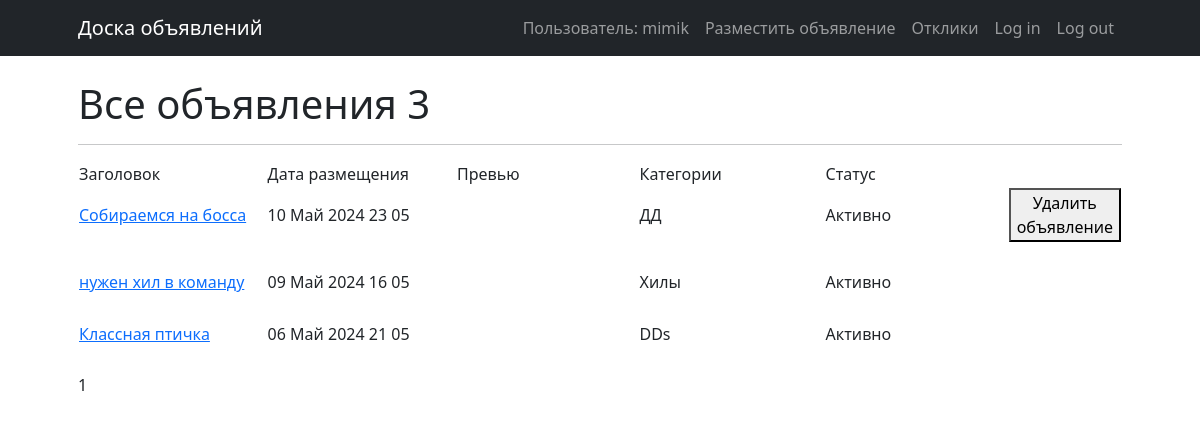
Screenshot of / (signed in) with the database file from the repository.
### MMORPG_board/subaccount_system/models.py (models this page shows)
class User(AbstractUser):
    send_news = models.BooleanField(default=False)
    authorized = models.BooleanField(default=False)

### MMORPG_board/board/models.py (models this page shows)
class Announcement(models.Model):
    CATEGORIES = [
        ('Танки', 'Танки'),
        ('Хилы', 'Хилы'),
        ('ДД', 'ДД'),
        ('Торговцы', 'Торговцы'),
        ('Гилдмастеры', 'Гилдмастеры'),
        ('Квестгиверы', 'Квестгиверы'),
        ('Кузнецы', 'Кузнецы'),
        ('Кожевники', 'Кожевники'),
        ('Зельевары', 'Зельевары'),
        ('Мастера заклинаний', 'Мастера заклинаний'),
    ]
    author = models.ForeignKey('subaccount_system.User', on_delete=models.CASCADE)
    title = models.CharField(max_length=120)
    text = tinymce_models.HTMLField()
    date_created = models.DateTimeField(auto_now_add=True)
    date_edit = models.DateTimeField(auto_now_add=True)
    category = models.CharField(max_length=30, choices=CATEGORIES)
    active = models.BooleanField(default=True)

### MMORPG_board/board/views.py (the view, shortened to what this page needs)
# urls.py: path('', cache_page(0)(AnnouncementsList.as_view()), name='board'),
class AnnouncementsList(ListView):
    model = Announcement
    ordering = '-date_created'
    template_name = 'board_app/board.html'
    context_object_name = 'announcements'
    paginate_by = 10

### MMORPG_board/templates/board_app/board.html (shortened to what this page needs)
{% extends 'default.html' %}
{% block content %}
    <h1>Все объявления {{ announcements|length }}</h1>
    <hr>
    {% if announcements %}
        <table>
            <colgroup>
                <col width="20%">
                <col width="20%">
                <col width="20%">
                <col width="20%">
                <col width="20%">
            </colgroup>
            <tr>
                <td>Заголовок</td>
                <td>Дата размещения</td>
                <td>Превью</td>
                <td>Категории</td>
                <td>Статус</td>
            </tr>
            {% for announcement in announcements %}
                <tr>
                    <td><a href="{% url 'announcement' announcement.id %}">{{ announcement.title }}</a></td>
                    <td>{{ announcement.date_created|date:'d M Y H m' }}</td>
                    <td>{{ announcement.text|truncatewords:20|safe }}</td>
                    <td>{{ announcement.category }}</td>
                    {% if announcement.active %}
                        <td>Активно</td>
                    {% else %}
                        <td>Неактивно</td>
                    {% endif %}
                    {% if announcement.author.id == user.id %}
                        <td>
                            <form method="post">
                                <button type="submit" name="action" value="delete">Удалить объявление</button>
                            </form>
                        </td>
                    {% endif %}
                </tr>
                <tr>
                    <td><br></td>
                </tr>
            {% endfor %}
        </table>
    {% else %}
        <h2>Объявлений нет!</h2>
    {% endif %}
   {{ page_obj.number }}
{% endblock content %}

### MMORPG_board/templates/default.html (shortened to what this page needs)
<!DOCTYPE html>
<html lang="ru">
    <head>
        {% load static %}
        <link href="{% static 'css/styles.css' %}" rel="stylesheet" />
    </head>
    <body>
        <nav class="navbar navbar-expand-lg navbar-dark bg-dark">
            <div class="container px-lg-5">
                <a class="navbar-brand" href="{% url 'board' %}">Доска объявлений</a>
                <div class="collapse navbar-collapse" id="navbarSupportedContent">
                    <ul class="navbar-nav ms-auto mb-2 mb-lg-0">
                        {% if user.username %}
                            <li>
                                <span class="nav-link">Пользователь: {{ user.username }}</span>
                            </li>
                        {% endif %}
                        {% if perms.board.add_announcement %}
                            <li class="nav-item active">
                               <a class="nav-link" href="{% url 'create_announcement' %}">Разместить объявление</a>
                            </li>
                        {% endif %}
                        {% if perms.board.view_userresponse %}
                            <li class="nav-item active">
                               <a class="nav-link" href="{% url 'responses' %}">Отклики</a>
                            </li>
                        {% endif %}
                        <li>
                           <a class="nav-link" href="{% url 'account_login' %}">Log in</a>
                        </li>
                        <li>
                           <a class="nav-link" href="{% url 'account_logout' %}">Log out</a>
                        </li>
                    </ul>
                </div>
            </div>
        </nav>
        <section class="pt-4">
            <div class="container px-lg-5">
                {% block content %}{% endblock content %}
            </div>
        </section>
    </body>
</html>

### rows the page displays
User: username "mimik"
Announcement: title "Собираемся на босса", date_created "10 Май 2024 23 05", category "ДД", active "Активно"
Announcement: title "нужен хил в команду", date_created "09 Май 2024 16 05", category "Хилы", active "Активно"
Announcement: title "Классная птичка", date_created "06 Май 2024 21 05", category "DDs", active "Активно"

### other values shown
{{ announcements|length }} "3"
{{ page_obj.number }} "1"
